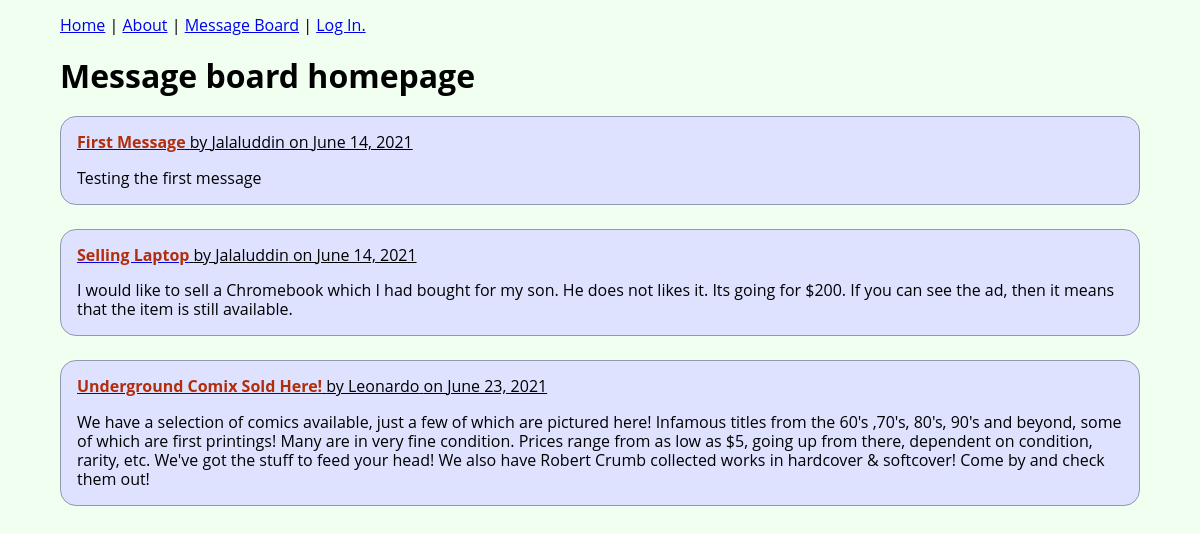
Screenshot of /messages/ with the database file from the repository.
### posts/models.py (models this page shows, shortened)
class Post(models.Model):
    title = models.CharField(max_length=100, default="No Title")
    text = models.TextField()
    date_created = models.DateField(verbose_name="Date of Message", auto_now_add=True)
    author = models.ForeignKey('auth.User', on_delete=models.CASCADE)
    def get_absolute_url(self):
        return "../messages/post/%i/" % self.id

### posts/views.py (the view)
# urls.py: path('', HomePageView.as_view(), name='home'),
class HomePageView(ListView):
    model = Post
    template_name = 'home.html'
    context_object_name = 'all_posts_list' # new

### templates/home.html
    {% extends 'base.html' %}
    {% block content %}
    <main class="page-wrapper">
		<h1>Message board homepage</h1>
		{% for post in all_posts_list %}
			<section class="message-div">
				<p class="message-head">
				<a href="{{ post.get_absolute_url }}">
					<span class="values">{{ post.title }}</span></a>
					by
					<span> {{post.author.first_name}}</span>
					on
					<span> {{post.date_created}}</span>
				</p>
				<p class="message">
					{{post.text}}
				</p>
			</section>
		{% endfor %}
	</main>
	{% endblock content %}

### templates/base.html (shortened to what this page needs)
{% load static %}
<!DOCTYPE html>
<html lang="en-GB">
    <head>
		<link href="{% static 'style.css' %}" rel="stylesheet" type="text/css">
    </head>
	<header>
		<a href="{% url 'pages' %}">Home</a> | <a href="{% url 'about' %}">About</a> | <a href="{% url 'messages' %}">Message Board</a> | <a href="{% url 'admin' %}">Log In.</a>
	</header>
	<body>
		{% block content %}
		{% endblock content %}
	</body>
</html>

### static/style.css (style rules this page uses)
html { box-sizing:border-box; }
*, *::before, *::after { box-sizing:inherit; }
body { margin:0; font-family: 'Open Sans', sans-serif; font-weight: normal; font-size: 1em; line-height: 1.2; background-color: honeydew; }
.page-wrapper { margin:0 5%; position:relative; margin-bottom: 2em; }
.values { color: #B02E0C; text-transform: capitalize; font-weight: bold; }
.message-div { background-color: #DEE2FF; padding: 1em; border: 1px solid #8E9AAF; border-radius: 1em; margin-bottom: 1.5em; }
.message { margin-bottom:0; }
.message-head { margin : 0; text-decoration: underline; }
header { margin:0 5%; position:relative; margin-top : 1em ; }

### rows the page displays
Post: title "First Message", author.first_name "Jalaluddin", date_created "June 14, 2021", text "Testing the first message"
Post: title "Selling Laptop", author.first_name "Jalaluddin", date_created "June 14, 2021", text "I would like to sell a Chromebook which I had bought for my son. He does not likes it. Its going for $200. If you can see the ad, then it means that the item is still available."
Post: title "Underground Comix Sold Here!", author.first_name "Leonardo", date_created "June 23, 2021", text "We have a selection of comics available, just a few of which are pictured here! Infamous titles from the 60's ,70's, 80's, 90's and beyond, some of which are first printings! Many are in very fine condition. Prices range from as low as $5, going up from there, dependent on condition, rarity, etc. We've got the stuff to feed your head! We also have Robert Crumb collected works in hardcover & softcover! Come by and check them out!"
